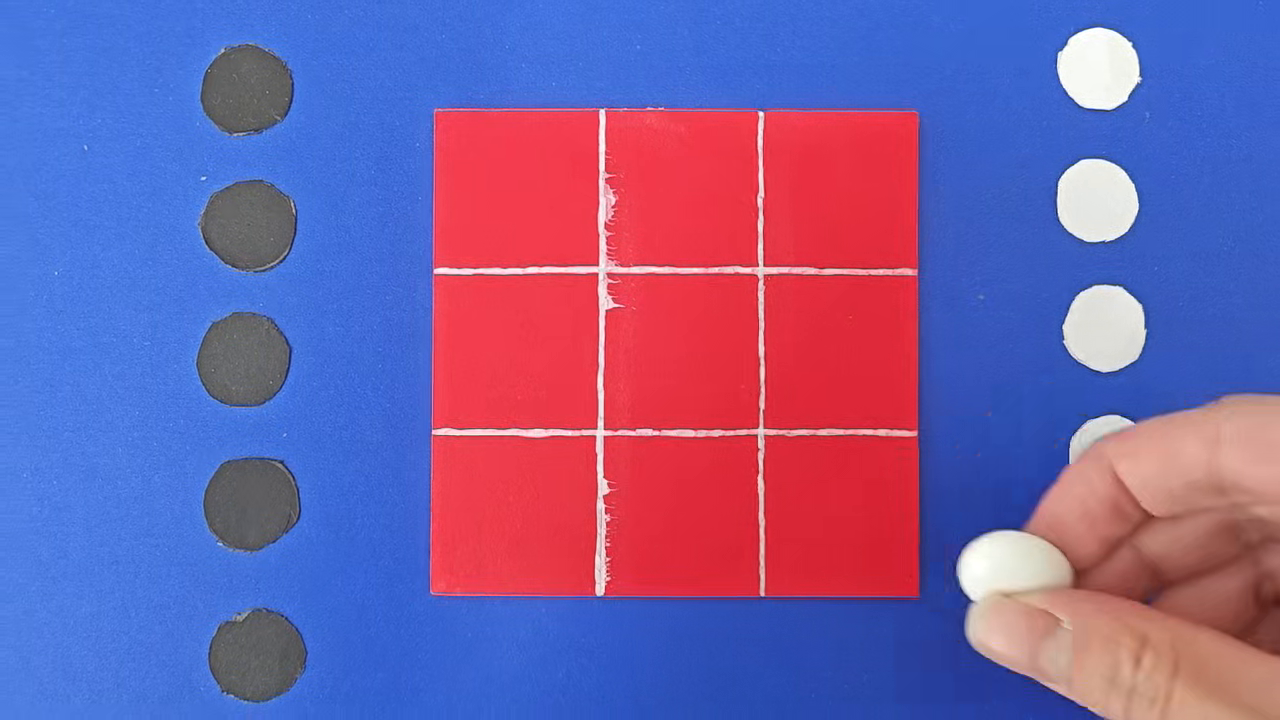
//> input picture frame 84 of images/chess_play.mp4, 1280 x 720 px
$ ./tic_tac_toe   (built with g++ and OpenCV 4)
//> lines starting //> are read from the running program, lines starting //| are printed output that depends on the picture; after the words box and inside, x2 and y2 are one past the last pixel; in counts of white or black regions, pixels touching at a corner belong together
//
// Created by wjr on 2026/2/11.
//
#include "algorithm.h"
#include "image_processor.h"

int main() {
    cv::VideoCapture capture("../images/chess_play.mp4");
    while (true){
        cv::Mat3b chessboard_image;
        capture>>chessboard_image;
//> chessboard_image is the input picture: 720 rows x 1280 cols, CV_8UC3; mean B, G, R 161.9, 97, 121
        cv::Mat hsv_image;
        cv::cvtColor(chessboard_image,hsv_image,cv::COLOR_BGR2HSV);
//> hsv_image: 720 rows x 1280 cols, CV_8UC3; mean H, S, V 117.1, 164.5, 207.5
        std::vector<cv::Mat> channels;
        cv::split(chessboard_image,channels);
        cv::Mat1b red_channel=channels[2];
        cv::Mat1b blue_channel=channels[0];

        std::vector<cv::Mat> hsv_channels;
        cv::split(hsv_image,hsv_channels);

        //----------以下是框的算法------------

        cv::Mat1b chessboard_thresh_image;
        cv::medianBlur(red_channel,red_channel,15); //对方框做中值滤波
        cv::GaussianBlur(red_channel,red_channel,cv::Size(9,9),0);
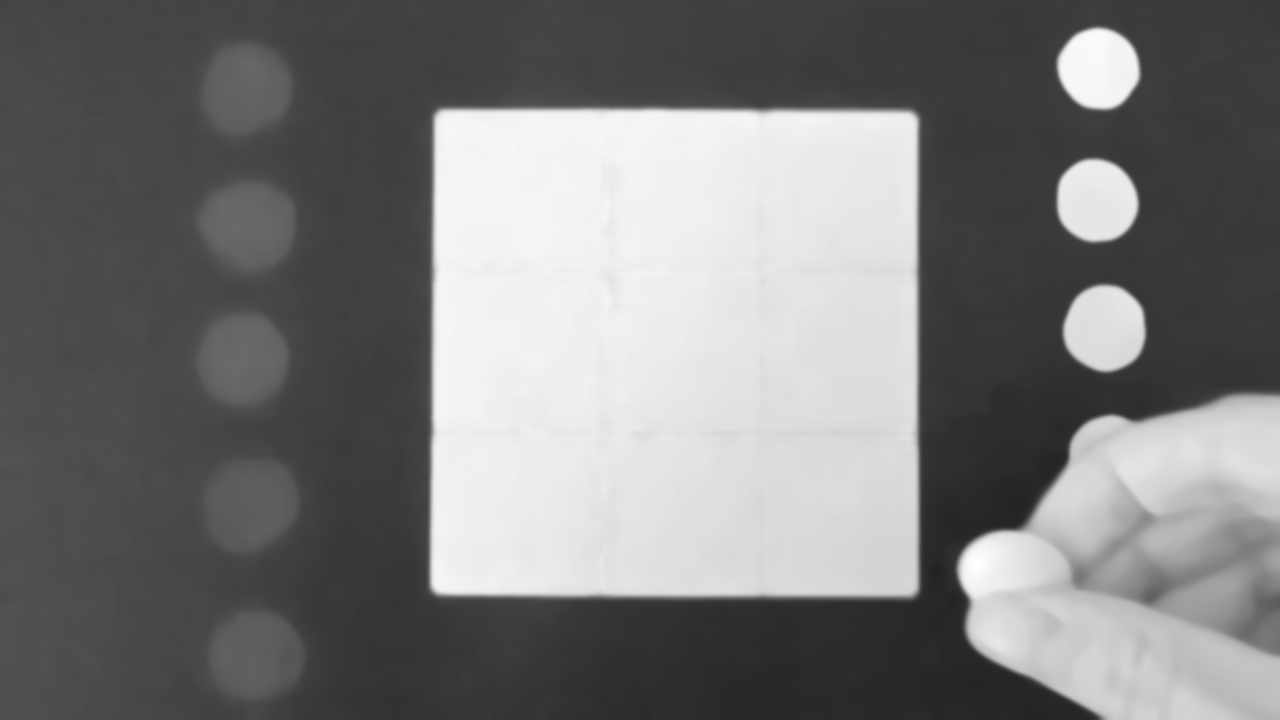
//> red_channel: 720 rows x 1280 cols, CV_8UC1; min 35, max 254, mean 121.2

        cv::adaptiveThreshold(channels[2],chessboard_thresh_image,255,cv::ADAPTIVE_THRESH_GAUSSIAN_C,cv::THRESH_BINARY,5,0);
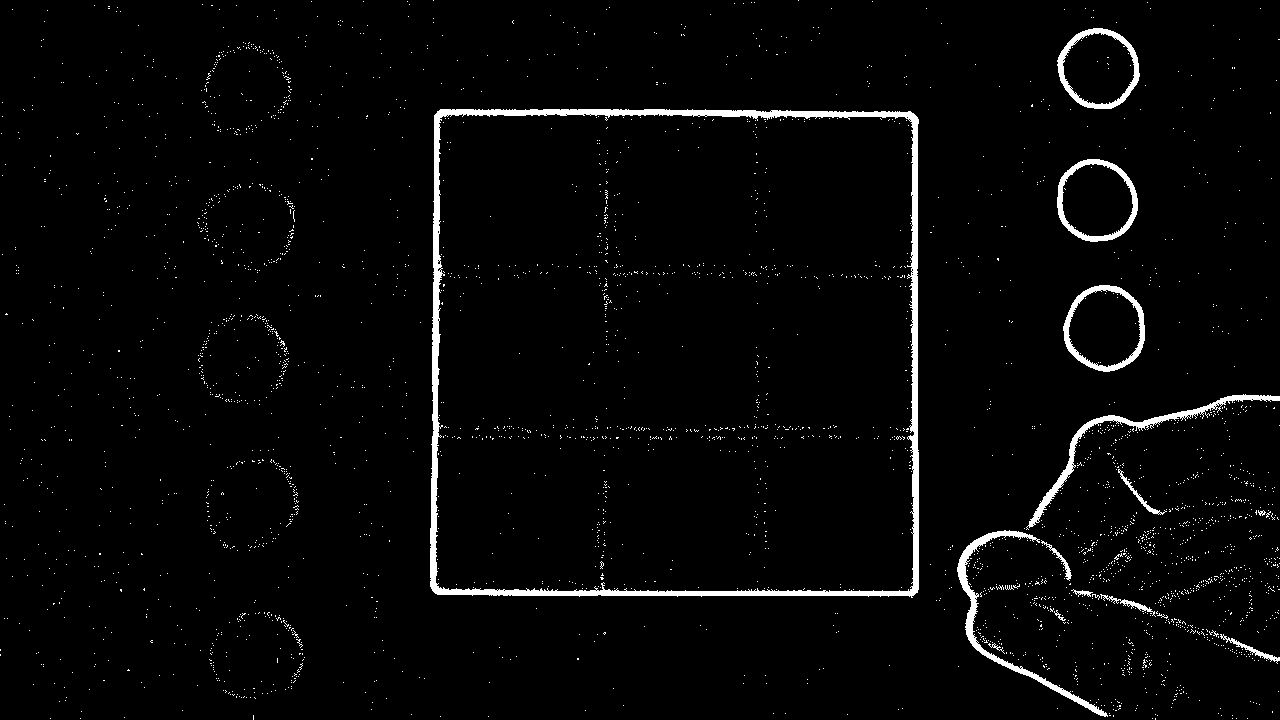
//> chessboard_thresh_image: 720 rows x 1280 cols, CV_8UC1; 2.8% white; 3229 white regions (3211 under 20 px)

        std::vector<std::vector<cv::Point>> contours;
        std::vector<cv::Vec4i> hierarchy;

        cv::findContours(chessboard_thresh_image,contours,hierarchy,cv::RETR_LIST,cv::CHAIN_APPROX_NONE);
//> contours = 3392 contours, 3377 with area under 20; largest, box (x1, y1, x2, y2) and area: (430, 109, 919, 598) 235009, (435, 113, 915, 593) 225426, (1063, 285, 1145, 372) 5452, (1057, 159, 1138, 242) 5215, (1057, 28, 1140, 109) 5044

        std::vector<std::vector<cv::Point>> filter_contours;
        for (int i=0;i<contours.size();i++) {
            if (cv::contourArea(contours[i])>10000) {
                filter_contours.push_back(contours[i]);
            }
        }
        std::cout<<"filter contours size is : "<<filter_contours.size()<<std::endl;
//| filter contours size is : 2


        std::vector<std::vector<cv::Point>> approx_contours;

        for (int i=0;i<filter_contours.size();i++) {
            std::vector<cv::Point> temp_approx;
            cv::approxPolyDP(filter_contours[i],temp_approx,30,true);
            if (temp_approx.size()==4) {
                approx_contours.push_back(temp_approx);
            }
        }
//> this loop made 2 passes

        std::cout<<"approx contours size is : "<<approx_contours.size()<<std::endl;
//| approx contours size is : 2

        if (approx_contours.empty()) {
            cv::namedWindow("output",cv::WINDOW_NORMAL);
            cv::imshow("output",chessboard_image);
            cv::waitKey(20);
            continue;
        }

        std::vector<cv::Point2f> dst_pts = { //开始执行透视变换
            {0, 0}, {0, static_cast<float>(400)},
            {
                static_cast<float>(400),
                static_cast<float>(400)
            },
            {static_cast<float>(400), 0}
        }; //变换后的四个点坐标

        std::vector<int> polar_ordination_index{0,1,2,3};
        std::vector<cv::Point2f> corners;
        for (int i=0;i<approx_contours[0].size();i++) {
            cv::Point2f temp=cv::Point2f(approx_contours[0][i].x,approx_contours[0][i].y);
            corners.push_back(temp);
        }
//> this loop made 4 passes
//> temp on passes 1 to 4: Point(440, 117), Point(912, 122), Point(909, 591), Point(436, 585)

        algorithm::four_points_sorting(corners);
//> (this line was passed over: algorithm is not available in this run)

        std::vector<cv::Point2f> src_pts = { //变换前的四个点坐标
            {static_cast<float>(corners[0].x), static_cast<float>(corners[0].y)},
            {static_cast<float>(corners[1].x), static_cast<float>(corners[1].y)},
            {static_cast<float>(corners[2].x), static_cast<float>(corners[2].y)},
            {static_cast<float>(corners[3].x), static_cast<float>(corners[3].y)}
        };
//> src_pts = 4 Points (x, y): [440, 117], [912, 122], [909, 591], [436, 585]
        std::cout<<approx_contours[0]<<std::endl;
//| [440, 117;
//|  912, 122;
//|  909, 591;
//|  436, 585]
        cv::Mat H = cv::getPerspectiveTransform(src_pts,dst_pts); //获得透视变换矩阵
//> H = [[-0.0091, 0.859, -96.45], [0.851, 0.00728, -375.4], [4.43e-06, 4.6e-06, 1]]
        cv::Mat H_inv = H.inv();
//> H_inv = [[-0.0123, 1.17, 438.9], [1.16, 0.0118, 116.7], [-5.31e-06, -5.25e-06, 0.998]]

        cv::Mat3b output_image;
        cv::warpPerspective(chessboard_image,output_image,H,cv::Size(400,400));
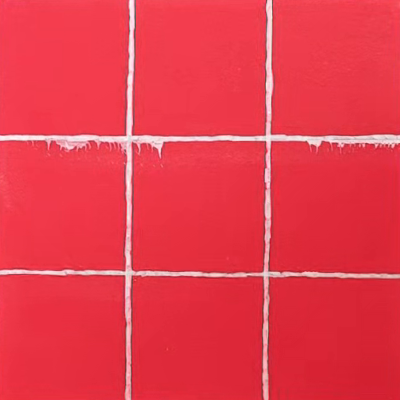
//> output_image: 400 rows x 400 cols, CV_8UC3; mean B, G, R 74.9, 59.2, 230.8

        cv::Point2f center_point=cv::Point(output_image.cols/2,output_image.rows/2);

        std::vector<cv::Point2f> points;

        for (int i=1;i<=5;i+=2) {
            for (int j=1;j<=5;j+=2) {
                points.push_back(cv::Point(output_image.rows/6*i,output_image.cols/6*j));
            }
        }

        std::vector<cv::Point2f> pre_points;

        cv::perspectiveTransform(points,pre_points,H_inv);
//> pre_points = 9 Points (x, y): [517.1, 194.9], [672.8, 196.6], [828.7, 198.3], [515.9, 349.3], [671.7, 351.1], [827.7, 352.9], [514.6, 503.9], [670.5, 505.8], [826.6, 507.8]

        for (int i=0;i<9;i++) {
            std::string text="Point"+std::to_string(i+1);
            cv::putText(chessboard_image,text,pre_points[i],cv::FONT_HERSHEY_COMPLEX,1,cv::Scalar(0,255,255),2);
            cv::circle(chessboard_image,pre_points[i],5,cv::Scalar(0,255,255),-1);
        }
//> chessboard_image: 720 rows x 1280 cols, CV_8UC3; mean B, G, R 161.1, 99, 121.4

        cv::Mat contours_image=cv::Mat::zeros(red_channel.rows,red_channel.cols,CV_8UC3);
        cv::drawContours(chessboard_image,approx_contours,-1,cv::Scalar(0,255,255),2);
//> chessboard_image: 720 rows x 1280 cols, CV_8UC3; mean B, G, R 160.1, 101.4, 121.7

        //---------------以下是找棋子的算法---------------

        cv::medianBlur(hsv_channels[1],hsv_channels[1],19);
        cv::GaussianBlur(hsv_channels[1],hsv_channels[1],cv::Size(7,7),0);
//> hsv_channels[1]: 720 rows x 1280 cols, CV_8UC1; min 0, max 216, mean 166.6
        cv::Mat1b thresh;
        cv::adaptiveThreshold(hsv_channels[1],thresh,255,cv::ADAPTIVE_THRESH_GAUSSIAN_C,cv::THRESH_BINARY,15,-2);
//> thresh: 720 rows x 1280 cols, CV_8UC1; 3.3% white; 117 white regions (78 under 20 px), largest, box (x1, y1, x2, y2) and area: (951, 384, 1280, 720) 4202, (192, 173, 302, 280) 2307, (202, 603, 312, 708) 2306

        cv::Mat kernel=cv::getStructuringElement(cv::MORPH_ELLIPSE,cv::Size(5,5));
        cv::dilate(thresh,thresh,kernel);
        cv::erode(thresh,thresh,kernel);

        cv::Mat kernel1=cv::getStructuringElement(cv::MORPH_ELLIPSE,cv::Size(3,3));
        cv::erode(thresh,thresh,kernel1);
        cv::dilate(thresh,thresh,kernel1);
//> thresh: 720 rows x 1280 cols, CV_8UC1; 3.3% white; 60 white regions (20 under 20 px), largest, box (x1, y1, x2, y2) and area: (951, 384, 1280, 720) 4229, (202, 603, 312, 708) 2307, (192, 173, 302, 280) 2306

        cv::Mat1b edge_image;
        cv::Canny(thresh,edge_image,50,150);
//> edge_image: 720 rows x 1280 cols, CV_8UC1; 1.2% white in thin lines or dots, all inside (x1, y1, x2, y2) = (190, 20, 1280, 720)

        std::vector<std::vector<cv::Point>> piece_contours;
        std::vector<cv::Vec4i> piece_hierarchy;
        cv::findContours(edge_image,piece_contours,piece_hierarchy,cv::RETR_EXTERNAL,cv::CHAIN_APPROX_NONE);
//> piece_contours = 58 contours, 20 with area under 20; largest, box (x1, y1, x2, y2) and area: (196, 452, 305, 559) 9228, (191, 172, 302, 280) 9022, (201, 602, 312, 708) 8989, (190, 305, 296, 413) 8848, (193, 35, 299, 143) 8642; piece_hierarchy = 58 items, first 8: [1, -1, -1, -1], [2, 0, -1, -1], [3, 1, -1, -1], [4, 2, -1, -1], [5, 3, -1, -1], [6, 4, -1, -1], [7, 5, -1, -1], [8, 6, -1, -1]

        std::vector<std::vector<cv::Point>> piece_filter_contours;
        for (auto &p : piece_contours) {
            std::cout<<cv::contourArea(p)<<std::endl;
            if (cv::contourArea(p) > 4000 && cv::contourArea(p) < 30000 && (4 * M_PI * cv::contourArea(p)) / std::pow(cv::arcLength(p,true),2) > 0.84) {
                piece_filter_contours.push_back(p);
            }
        }
//> this loop made 58 passes
//| 1
//| 148
//| 8
//| 8989
//| 51
//> (output is shown up to pass 5 of 58)

        std::vector<cv::Mat> piece;
        std::vector<cv::Scalar> mean_vals;
        std::vector<std::vector<cv::Point>> write_piece_contours;
        std::vector<std::vector<cv::Point>> black_piece_contours;

        for (int i=0;i<piece_filter_contours.size();i++) {
            cv::Mat mask = cv::Mat::zeros(chessboard_image.rows,chessboard_image.cols,CV_8UC1);
            cv::drawContours(mask,piece_filter_contours,i,cv::Scalar(255),-1);
            cv::Scalar mean_val = cv::mean(hsv_channels[2],mask);
            mean_vals.push_back(mean_val);
            std::cout<<mean_val<<std::endl;
        }
//> this loop made 8 passes
//> mean_val on passes 1 to 8: Scalar(123.1), Scalar(122.8), Scalar(129.4), Scalar(207.5), Scalar(131), Scalar(217.2), Scalar(128.7), Scalar(229.7)
//> (printed output is left out)
        double mean_mean_val = 0;
        for (auto &p : mean_vals) {
            mean_mean_val+=p[0];
        }
//> this loop made 8 passes
//> (p, mean_mean_val) on passes 1 to 8: (Scalar(123.1), 123.1), (Scalar(122.8), 246), (Scalar(129.4), 375.4), (Scalar(207.5), 582.9), (Scalar(131), 713.9), (Scalar(217.2), 931.1), (Scalar(128.7), 1059.7), (Scalar(229.7), 1289.4)
//> after the loop, mean_mean_val = 1289.4
        mean_mean_val /= mean_vals.size();
//> mean_mean_val = 161.2

        std::vector<cv::Point2f> black_piece_circles_center;
        std::vector<cv::Point2f> write_piece_circles_center;
        std::vector<float> black_piece_circles_radius;
        std::vector<float> write_piece_circles_radius;

        for (int i=0;i<mean_vals.size();i++) {
            if (mean_vals[i][0] < mean_mean_val-5 && mean_vals[i][0] < 160) {
                black_piece_contours.push_back(piece_filter_contours[i]);
                cv::Point2f circle_center;
                float radius;
                cv::minEnclosingCircle(piece_filter_contours[i],circle_center,radius);
                black_piece_circles_center.push_back(circle_center);
                black_piece_circles_radius.push_back(radius);
            }

            if (mean_vals[i][0] > mean_mean_val+5 && mean_vals[i][0] > 140) {
                write_piece_contours.push_back(piece_filter_contours[i]);
                cv::Point2f circle_center;
                float radius;
                cv::minEnclosingCircle(piece_filter_contours[i],circle_center,radius);
                write_piece_circles_center.push_back(circle_center);
                write_piece_circles_radius.push_back(radius);
            }
        }
//> this loop made 8 passes

        for (int i=0;i<write_piece_circles_center.size();i++) {
            cv::circle(chessboard_image,write_piece_circles_center[i],write_piece_circles_radius[i],cv::Scalar(0,0,255),2);
            cv::circle(chessboard_image,write_piece_circles_center[i],5,cv::Scalar(0,0,255),-1);
        }
//> this loop made 3 passes
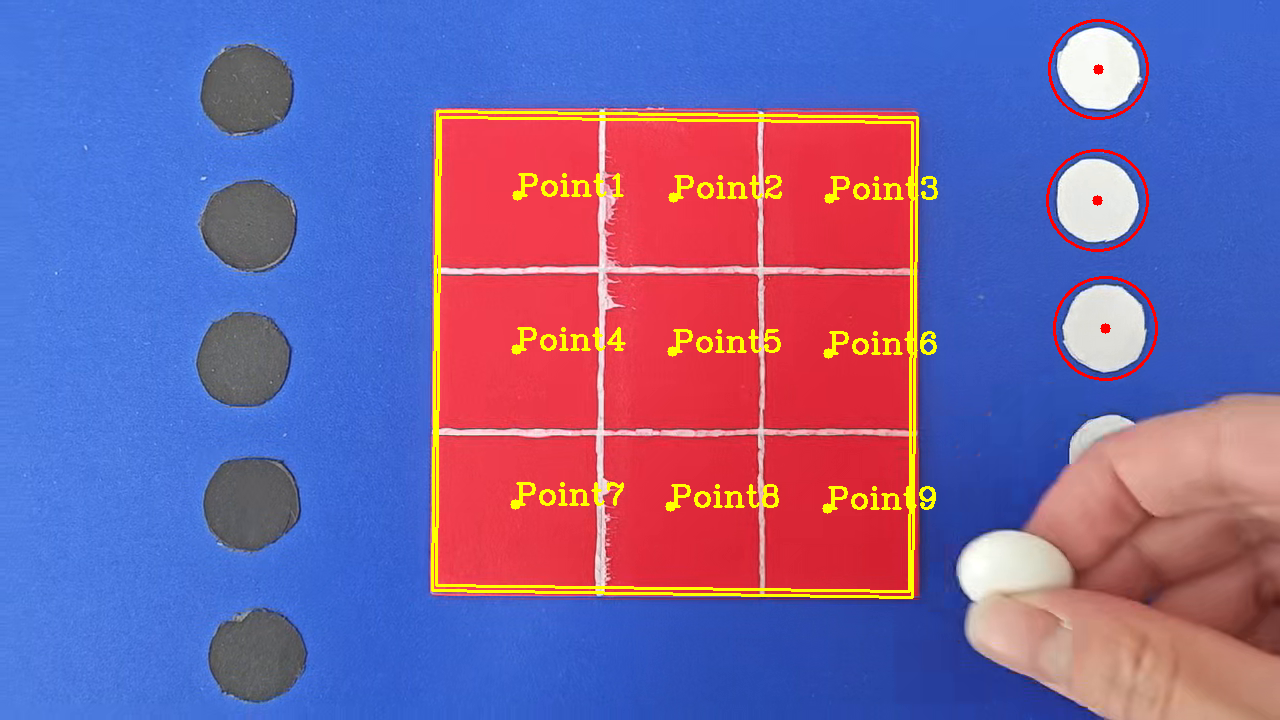
//> chessboard_image: 720 rows x 1280 cols, CV_8UC3; mean B, G, R 159.5, 101, 122.3

        for (int i=0;i<black_piece_circles_center.size();i++) {
            cv::circle(chessboard_image,black_piece_circles_center[i],black_piece_circles_radius[i],cv::Scalar(0,255,0),2);
            cv::circle(chessboard_image,black_piece_circles_center[i],5,cv::Scalar(0,255,0),-1);
        }
//> this loop made 5 passes
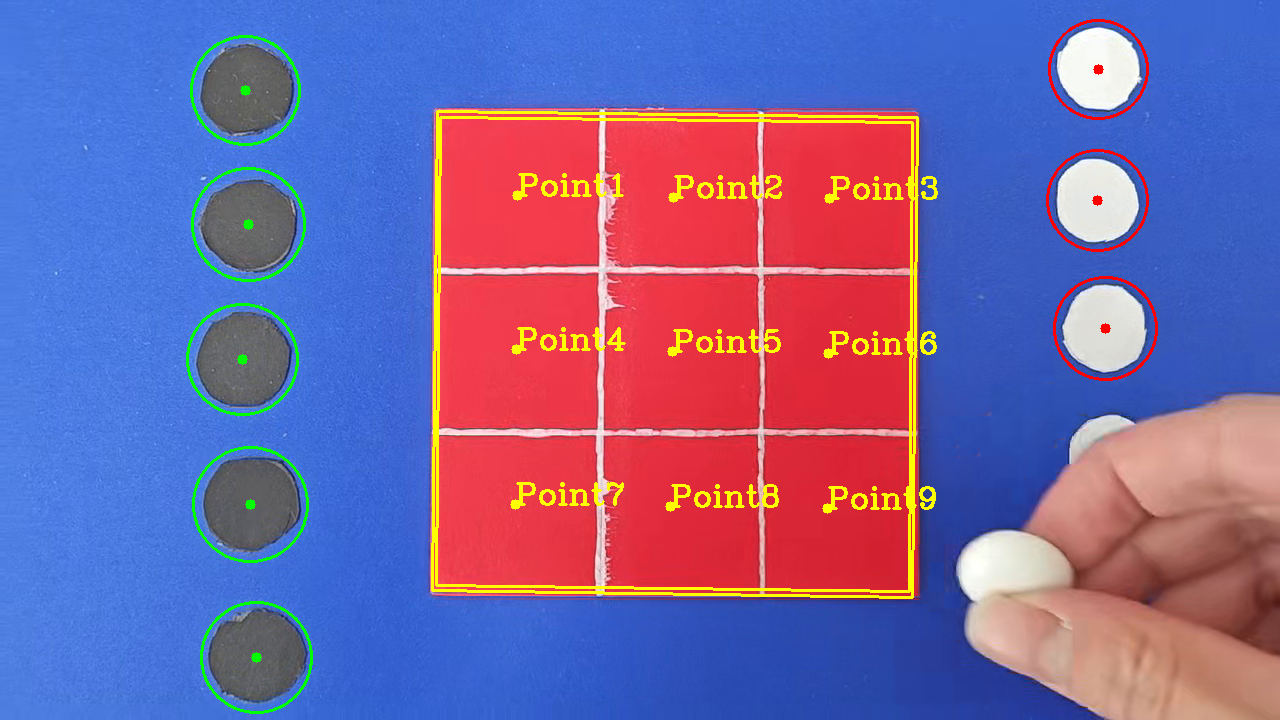
//> chessboard_image: 720 rows x 1280 cols, CV_8UC3; 0.61% of pixels changed, all inside (x1, y1, x2, y2) = (186, 35, 313, 714)

        cv::namedWindow("output",cv::WINDOW_NORMAL);
        cv::imshow("output",thresh);
        cv::namedWindow("output",cv::WINDOW_NORMAL);
        cv::imshow("output",chessboard_image);
        cv::waitKey(20);
    }
}
